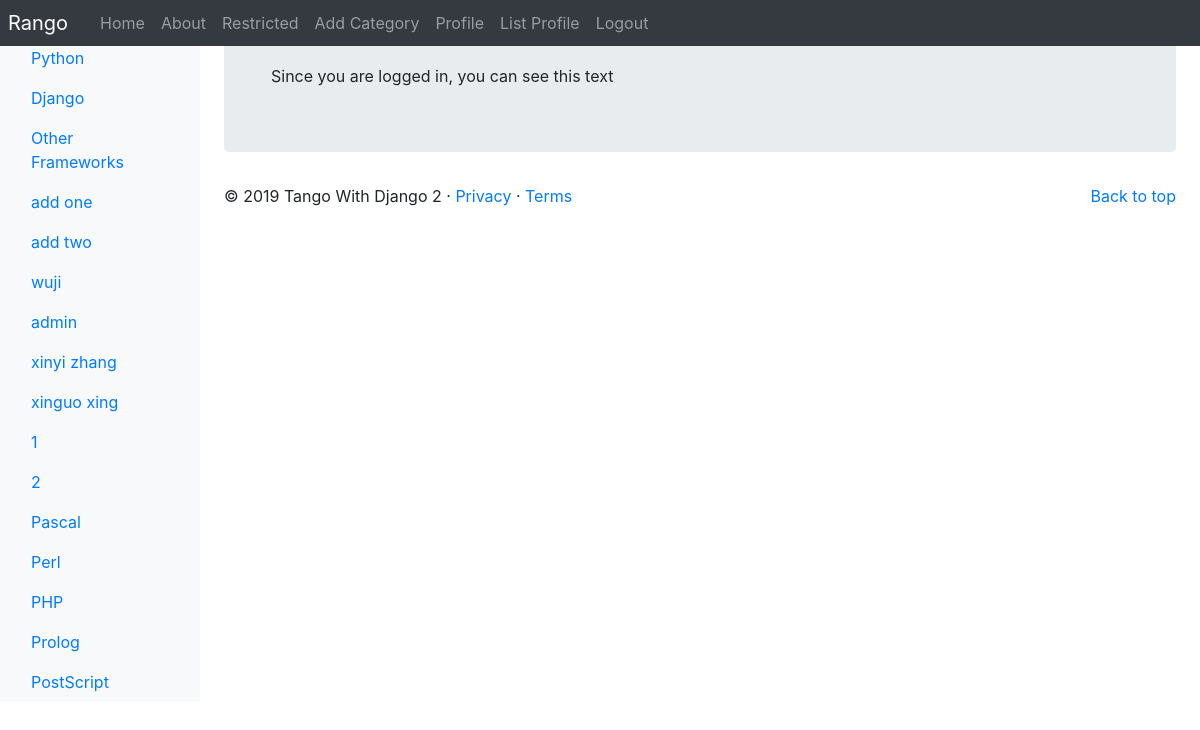
The page /rango/restricted/ (signed in) on the database its author committed.
### rango/models.py (models this page shows, shortened)
class Category(models.Model):
    name=models.CharField(max_length=128,unique=True)
    views=models.IntegerField(default=0)
    likes=models.IntegerField(default=0)
    slug=models.SlugField(unique=True)
    class Meta:
        verbose_name_plural='Categories'

### rango/views.py (the view)
# urls.py: path('restricted/',views.restricted,name='restricted'),
@login_required
def restricted(request):
    return render(request,'rango/restricted.html')

### rango/templatetags/rango_template_tags.py (called while the page is built)
@register.inclusion_tag('rango/categories.html')
def get_category_list(current_category=None):
    return {'categories':Category.objects.all(),'current_category':current_category}

### templates/rango/restricted.html (shortened to what this page needs)
{% extends 'rango/base.html' %}
{% load staticfiles %}
{% block body_block %}
<div class="jumbotron p-6">
        <div class="container">
Since you are logged in, you can see this text
</div>
</div>
{% endblock %}

### templates/rango/categories.html (shortened to what this page needs)
<ul class="nav flex-column">
    {% if categories %}
    {% for c in categories %}
    {% if c == current_category %}
    <li class="nav-item">
        <a class="nav-link active" href="{% url 'rango:show_category' c.slug %}"><span data-feather="archive"></span>{{ c.name }}</a>
    </li>
    {% else %}
    <li class="nav-item">
        <a class="nav-link" href="{% url 'rango:show_category' c.slug %}">{{ c.name }}</a>
    </li>
    {% endif %}
    {% endfor %}
      {% else %}
      <strong>
          There are no categories present.
      </strong>
    </li>
    {% endif %}
</ul>

### rows shown on the page
Category: name "Python"
Category: name "Django"
Category: name "Other Frameworks"
Category: name "add one"
Category: name "add two"
Category: name "wuji"
Category: name "admin"
Category: name "xinyi zhang"
Category: name "xinguo xing"
Category: name "1"
Category: name "2"
Category: name "Pascal"
Category: name "Perl"
Category: name "PHP"
Category: name "Prolog"
Category: name "PostScript"
